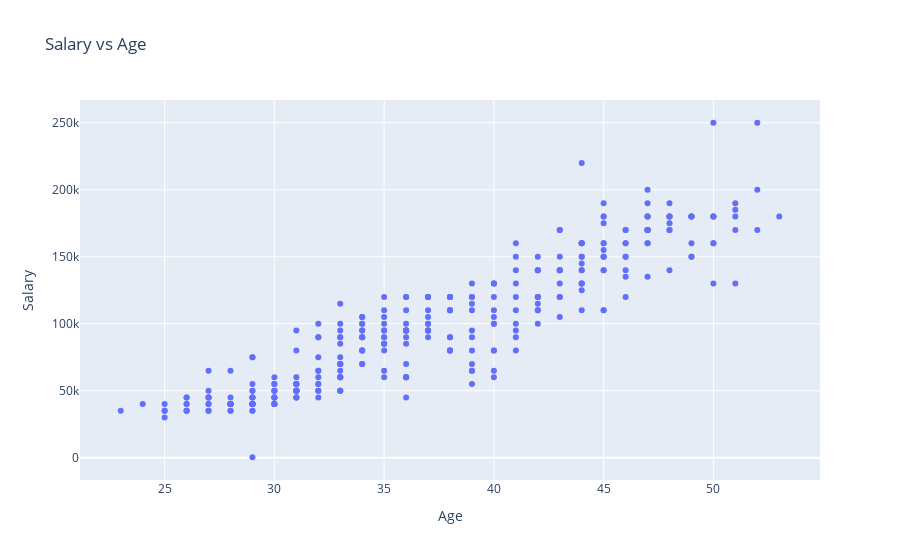
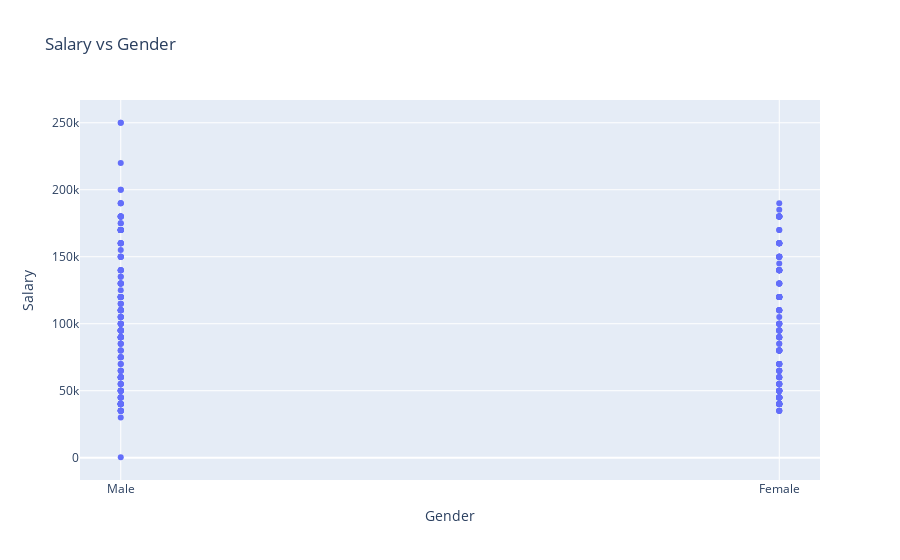
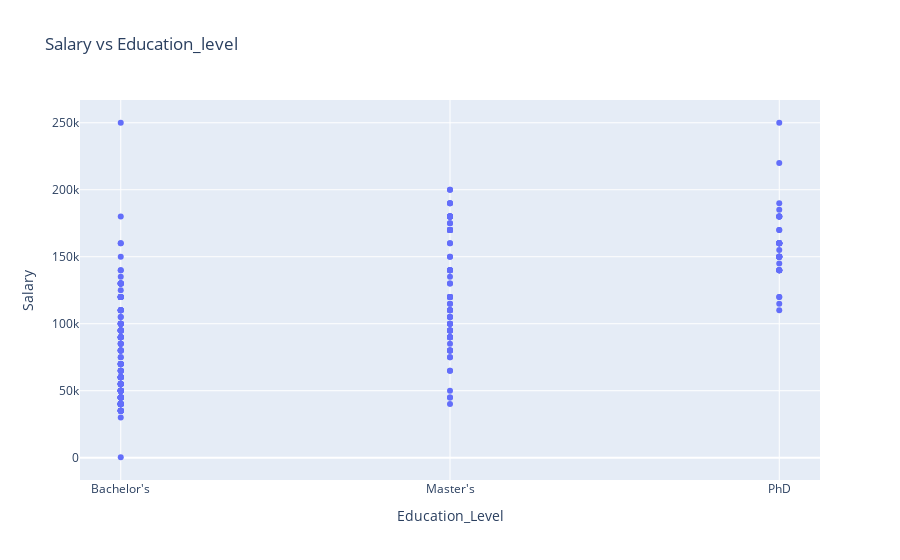
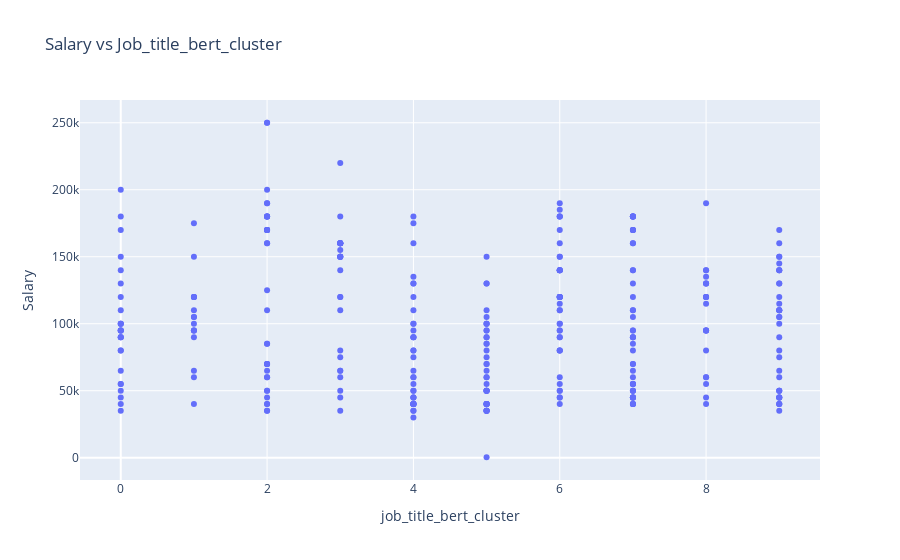

Write notebook code for charts like these, in order.
### Code cell
# Korelasyon grafikleri
columns = ['Age', 'Gender', 'Education_Level', 'job_title_bert_cluster','Years_of_Experience']

for col in columns:
    fig = px.scatter(df, x=col, y='Salary', title=f'Salary vs {col.capitalize()}')
    fig.show()

### Figure 1 — Plotly figure (JSON) as saved in the notebook; plotly's stock layout.template omitted (floating-point values rounded to 4 significant figures; data arrays with more than 128 entries replaced by an {"elided": "..."} marker saying what was removed)
{"data": [{"hovertemplate": "Age=%{x}<br>Salary=%{y}<extra></extra>", "legendgroup": "", "marker": {"color": "#636efa", "symbol": "circle"}, "mode": "markers", "name": "", "orientation": "v", "showlegend": false, "type": "scatter", "x": {"elided": "324 int values"}, "xaxis": "x", "y": {"elided": "324 int values"}, "yaxis": "y"}], "layout": {"legend": {"tracegroupgap": 0}, "title": {"text": "Salary vs Age"}, "xaxis": {"anchor": "y", "domain": [0, 1], "title": {"text": "Age"}}, "yaxis": {"anchor": "x", "domain": [0, 1], "title": {"text": "Salary"}}}}

### Figure 2 — Plotly figure (JSON) as saved in the notebook; plotly's stock layout.template omitted (floating-point values rounded to 4 significant figures; data arrays with more than 128 entries replaced by an {"elided": "..."} marker saying what was removed)
{"data": [{"hovertemplate": "Gender=%{x}<br>Salary=%{y}<extra></extra>", "legendgroup": "", "marker": {"color": "#636efa", "symbol": "circle"}, "mode": "markers", "name": "", "orientation": "v", "showlegend": false, "type": "scatter", "x": {"elided": "324 str values"}, "xaxis": "x", "y": {"elided": "324 int values"}, "yaxis": "y"}], "layout": {"legend": {"tracegroupgap": 0}, "title": {"text": "Salary vs Gender"}, "xaxis": {"anchor": "y", "domain": [0, 1], "title": {"text": "Gender"}}, "yaxis": {"anchor": "x", "domain": [0, 1], "title": {"text": "Salary"}}}}

### Figure 3 — Plotly figure (JSON) as saved in the notebook; plotly's stock layout.template omitted (floating-point values rounded to 4 significant figures; data arrays with more than 128 entries replaced by an {"elided": "..."} marker saying what was removed)
{"data": [{"hovertemplate": "Education_Level=%{x}<br>Salary=%{y}<extra></extra>", "legendgroup": "", "marker": {"color": "#636efa", "symbol": "circle"}, "mode": "markers", "name": "", "orientation": "v", "showlegend": false, "type": "scatter", "x": {"elided": "324 str values"}, "xaxis": "x", "y": {"elided": "324 int values"}, "yaxis": "y"}], "layout": {"legend": {"tracegroupgap": 0}, "title": {"text": "Salary vs Education_level"}, "xaxis": {"anchor": "y", "domain": [0, 1], "title": {"text": "Education_Level"}}, "yaxis": {"anchor": "x", "domain": [0, 1], "title": {"text": "Salary"}}}}

### Figure 4 — Plotly figure (JSON) as saved in the notebook; plotly's stock layout.template omitted (floating-point values rounded to 4 significant figures; data arrays with more than 128 entries replaced by an {"elided": "..."} marker saying what was removed)
{"data": [{"hovertemplate": "job_title_bert_cluster=%{x}<br>Salary=%{y}<extra></extra>", "legendgroup": "", "marker": {"color": "#636efa", "symbol": "circle"}, "mode": "markers", "name": "", "orientation": "v", "showlegend": false, "type": "scatter", "x": {"elided": "324 int values"}, "xaxis": "x", "y": {"elided": "324 int values"}, "yaxis": "y"}], "layout": {"legend": {"tracegroupgap": 0}, "title": {"text": "Salary vs Job_title_bert_cluster"}, "xaxis": {"anchor": "y", "domain": [0, 1], "title": {"text": "job_title_bert_cluster"}}, "yaxis": {"anchor": "x", "domain": [0, 1], "title": {"text": "Salary"}}}}
